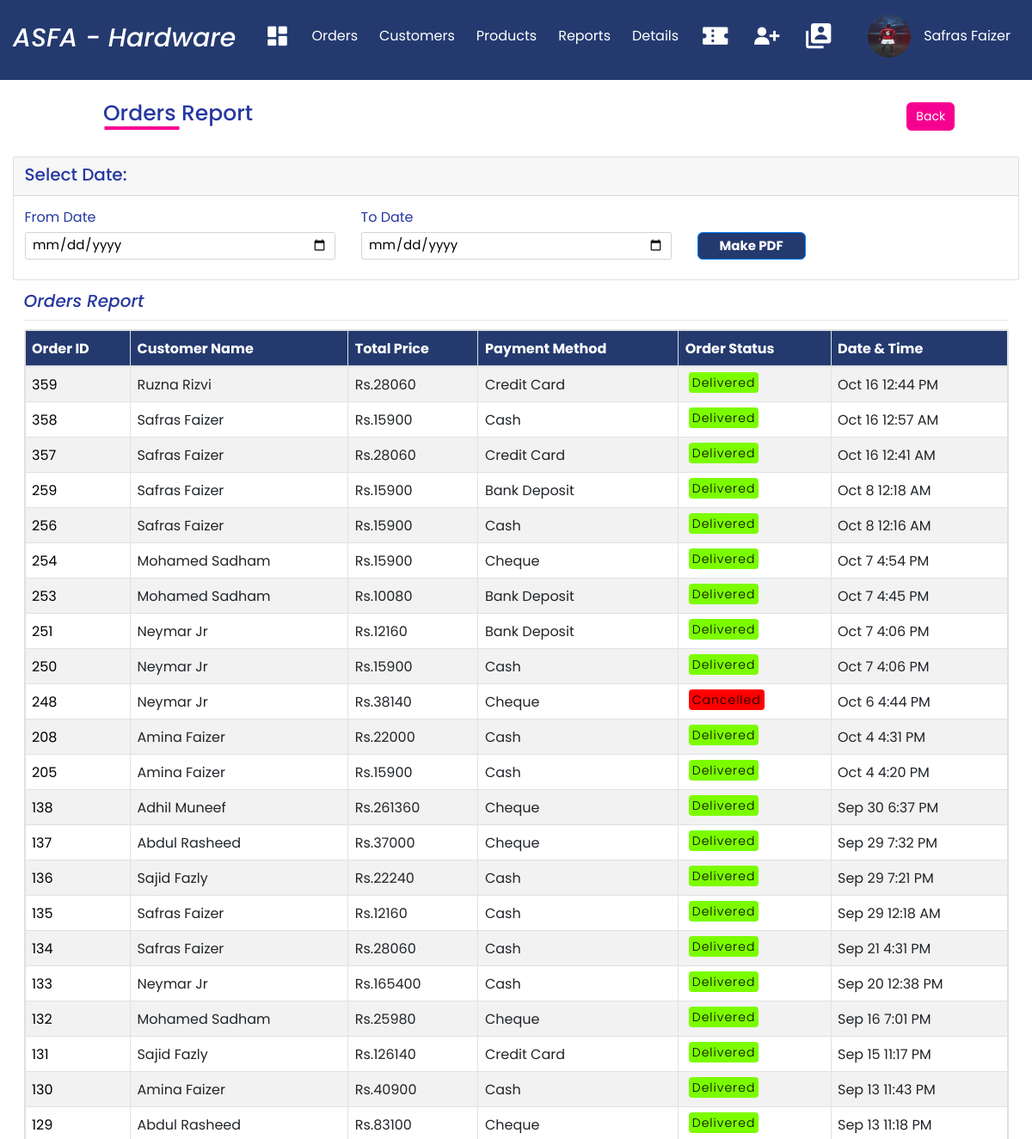
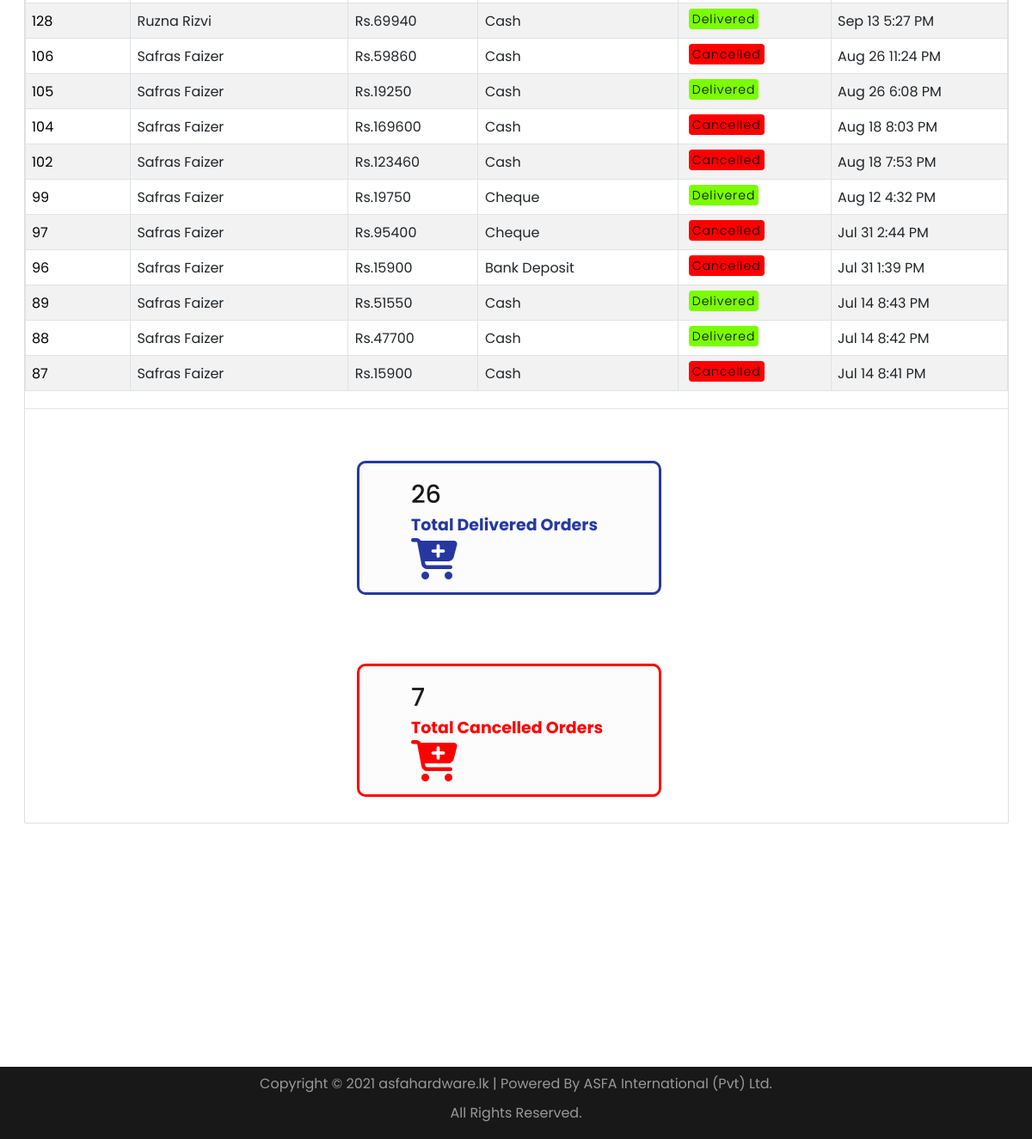
Screenshot of /Admin/Order_Report.php (signed in) with the database file from the repository (2 pictures, top to bottom).
### tables this page shows
CREATE TABLE `orders` (
  `order_id` int(11) NOT NULL,
  `customer_id` int(11) NOT NULL,
  `total_price` decimal(40,0) NOT NULL,
  `order_status` varchar(70) NOT NULL,
  `payment_method` varchar(70) NOT NULL,
  `delivery_id` int(11) DEFAULT NULL,
  `delivery_address` varchar(500) NOT NULL,
  `payment_image` varchar(900) DEFAULT NULL,
  `order_datetime` datetime NOT NULL DEFAULT current_timestamp()
);

CREATE TABLE `customer` (
  `customer_id` int(11) NOT NULL,
  `name` text NOT NULL,
  `mobile_number` char(100) NOT NULL,
  `email` varchar(55) NOT NULL,
  `company` varchar(40) NOT NULL,
  `address` varchar(500) NOT NULL,
  `address2` varchar(400) NOT NULL,
  `city` varchar(70) NOT NULL,
  `zipcode` int(60) NOT NULL,
  `password` varchar(55) NOT NULL,
  `status` varchar(100) NOT NULL,
  `Registered_Time` datetime NOT NULL DEFAULT current_timestamp()
);

### Admin/Order_Report.php (the view, shortened to what this page needs)
<?php
include_once("Includes/connect.php");
?>
<html>
<head>
<?php include 'Includes/Navigation2.php'; ?>
<link rel="stylesheet" href="https://cdn.jsdelivr.net/npm/bootstrap@4.6.0/dist/css/bootstrap.min.css">
<link rel="stylesheet" type="text/css" href="your_website_domain/css_root/flaticon.css">
<link rel="stylesheet" href="https://cdn.jsdelivr.net/npm/@fortawesome/fontawesome-free@5.15.3/css/fontawesome.min.css">
<link rel="stylesheet" href="./css/Style.css" />
<link rel="stylesheet" href="./css/flaticon.css" />
</head>
<body>
<div class="head">
          <h1>Orders Report</h1>
          <a style="margin-left:63%; font-size:1.4rem;" href="Reports.php" class="btn">Back</a>
          </div>
<section class="py-5">
    <div class="container">
        <div class="row justify-content-center">
            <div class="col-md-12">
                <div class="card">
                    <div class="card-header">
                        <h5 style="font-size:2rem;">Select Date:</h5>
                    </div>
                      <div class="card-body">
                          <form action="Order_PDF.php" method="GET">
                              <div class="row">
                                 <div class="col-md-4">
                                    <div class="form-group">
                                        <label for="">From Date</label>
                                        <input value="<?php if(isset($_GET['from_date'])){echo $_GET['from_date']; } ?>" type="date" name="from_date" class="form-control" placeholder="From Date" style="font-size:1.5rem; color:black;">
                                    </div>
                                 </div>
                                 <div class="col-md-4">
                                    <div class="form-group">
                                        <label for="">To Date</label>
                                        <input value="<?php if(isset($_GET['to_date'])){echo $_GET['to_date']; } ?>" type="date" name="to_date" class="form-control" placeholder="To Date" style="font-size:1.5rem; color:black;">
                                    </div>
                                 </div>
                                 <div class="col-md-4">
                                    <div class="form-group">
                                        <label for=""></label><br><br>
                                        <Button style="padding:4px 25px; font-align:center; font-weight:bold; font-size:1.5rem;" type="submit" class="btn btn-primary">Make PDF</button>
                                    </div>
                                 </div>
                              </div>
                          </form>
                      </div>
                </div>
                    <div class="card-body">
                        <h6 style="font-size:2rem; font-style:italic;">Orders Report</h6>
                        <hr>
                       <div class="card mt-3">
                        <table class="table table-bordered table-striped">
                            <thead style=" background-color:#243a6f; color:#fff;">
                                <tr>
                                    <th>Order ID</th>
                                    <th>Customer Name</th>
                                    <th>Total Price</th>
                                    <th>Payment Method</th>
                                    <th>Order Status</th>
                                    <th>Date & Time</th>
                                </tr>
                            </thead>
                            <tbody>
                                <?php
                                    $sql = "SELECT * FROM orders JOIN customer ON orders.customer_id=customer.customer_id ORDER BY `orders`.`order_id` DESC";
                                    $result = mysqli_query($conn, $sql);
                                    if (mysqli_num_rows($result) > 0) {
                                    while($row = mysqli_fetch_assoc($result)){
                                        ?>
                                        <tr>
            <td style="color:black;"><?php echo $row["order_id"] ?></td>
            <td><?php echo $row["name"] ?></td>
            <td>Rs.<?php echo $row["total_price"] ?></td>
            <td><?php echo $row["payment_method"] ?></td>
            <td>
                <span class="status"><?php if($row["order_status"] == 'Cancelled'){?>
                <span style="background:#FF0000; border-radius: 4px; padding: 2px 4px;"><?php echo $row["order_status"] ?></span><?php } ?>
                <?php if($row["order_status"] == 'Delivered'){?>
                <span style="background:#7CFC00;  border-radius: 4px; padding: 2px 4px;"><?php echo $row["order_status"] ?></span><?php } ?>
                <?php if($row["order_status"] == 'Order Placed'){?>
                <span style="background:#00BFFF;  border-radius: 4px; padding: 2px 4px;"><?php echo $row["order_status"] ?></span><?php } ?></span>
            </td>
            <td><?php echo date('M j g:i A', strtotime($row["order_datetime"]));?></td>
        </tr>
        <?php
                                    }
                            }
                            ?>
                            </tbody>
                        </table>
                        <hr>
                        <div class="cardBox3">
                        <div class="card">
                            <div>
                               <?php
                               $sql = "SELECT COUNT(order_id) AS NumberOfOrders FROM orders WHERE order_status = 'Delivered'";
                               $result = mysqli_query($conn, $sql);
                               $row = mysqli_fetch_assoc($result);
                               ?>
                            <div class="numbers"><?php echo $row["NumberOfOrders"] ?></div>
                            <a style="font-size:1.9rem;" class="cardName">Total Delivered Orders</a>
                            </div>
                            <div class="iconBox">
                            <i class="fas fa-cart-plus"></i>
                            </div>
                            </div>
                            </div>
                            <div class="cardBox4">
                            <div class="card">
                            <div>
                               <?php
                               $sql = "SELECT COUNT(order_id) AS NumberOfcancelOrders FROM orders WHERE order_status = 'Cancelled'";
                               $result = mysqli_query($conn, $sql);
                               $row = mysqli_fetch_assoc($result);
                               ?>
                            <div class="numbers"><?php echo $row["NumberOfcancelOrders"] ?></div>
                            <a style="font-size:1.9rem;" class="cardName">Total Cancelled Orders</a>
                            </div>
                            <div class="iconBox">
                            <i class="fas fa-cart-plus"></i>
                            </div>
                            </div>
                            </div>
                    </div>
                </div>
            </div>
        </div>
    </div>
</section>
<br>
<br>
<br>
<br>
<br>
<?php include 'Includes/Footer.php'; ?>
</body>
</html>

### Admin/Includes/Navigation2.php (shortened to what this page needs)
<?php
include_once("Includes/connect.php");
?>
<!DOCTYPE html>
<html lang="en">
<head>
  <link rel="stylesheet" href="https://cdn.jsdelivr.net/npm/boxicons@latest/css/boxicons.min.css" />
  <link rel="stylesheet" href="../Admin/CSS/Style.css" />
</head>
<body>
      <nav class="nav">
        <div class="navigation container">
          <div class="logo">
            <h1>ASFA - Hardware</h1>
          </div>
          <div class="menu">
            <ul class="nav-list">
            <li class="nav-item">
                <a href="Dashboard.php" class="nav-link icon"><i class='bx bxs-dashboard'></i></a>
              </li>
              <li class="nav-item">
                <a href="Orders.php" class="nav-link">Orders</a>
              </li>
              <li class="nav-item">
                <a href="Customers.php" class="nav-link">Customers</a>
              </li>
              <li class="nav-item">
                <a href="Products.php" class="nav-link">Products</a>
              </li>
              <li class="nav-item">
                <a href="Reports.php" class="nav-link">Reports</a>
              </li>
              <li class="nav-item">
                <a href="Delivery_Details.php" class="nav-link">Details</a>
              </li>
              <li class="nav-item">
                <a href="Coupon.php" class="nav-link icon"><i style="font-size:3.5rem;" class='bx bxs-coupon'></i></a>
              </li>
              <li class="nav-item">
                <a href="Create_Accounts.php" class="nav-link icon"><i style="font-size:3.5rem;" class='bx bxs-user-plus'></i></a>
              </li>
              <li class="nav-item">
                <a href="Admin_Profile.php" class="nav-link icon"><i style="font-size:3.5rem;" class='bx bxs-user-account'></i></a>
              </li>
              <li class="nav-item">
                <a href="#" class="nav-link"></a>
              </li>
              <li class="nav-item">
              <?php
              $a_id = $_SESSION['adminid'];
              $sql = "SELECT * FROM admin where admin_id='$a_id'";
              $result = mysqli_query($conn, $sql);
              while($row = mysqli_fetch_assoc($result)) {
              ?>
              <img src="../Admin/<?php echo  $row['admin_image'] ?>" alt="" class="avatar">
              <?php } ?>
              </li>
              <div class="right">
              <ul>
              <li>
              <span class="nav-link"><?php echo $_SESSION['admin'];?></span>
            </ul>
          </div>
        </div>
      </nav>
</body>
</html>

### Admin/CSS/Style.css (style rules this page uses)
*, *::before, *::after { margin: 0; padding: 0; box-sizing: inherit; }
html { box-sizing: border-box; font-size: 62.5%; }
body { font-family: 'Poppins', sans-serif; font-size: 1.6rem; font-weight: 400; background-color: #fff; color: #2638a0; position: relative; z-index: 1; }
h1,h2,h3,h4 { font-weight: 500; }
a { color: inherit; text-decoration: none; }
img { max-width: 100%; }
li { list-style-type: none; }
.container { max-width: 120rem; margin: 0 auto; }
.nav { padding: 1.6rem 0; background-color: #243a6f; color: #ffffff; }
.navigation { display: flex; align-items: center; justify-content: space-between; }
.logo h1 { font-size: 3rem; font-style: italic; }
.nav-list { display: flex; align-items: center; }
.nav-item:not(:last-child) { margin-right: 0.5rem; }
.nav-link:link, .nav-link:visited { padding: 0.8rem 1rem; transition: all 300ms ease-in-out; }
.nav-link.icon { font-size: 3rem; }
.right ul li { position: relative; }
.avatar { vertical-align: middle; width: 50px; height: 50px; border-radius: 50%; }
.btn { position: relative; padding: 5px 10px; background: #243a6f; color: #fff; text-decoration: none; border-radius: 6px; }
.status { position: relative; padding: 2px 4px; color: rgb(0, 0, 0); border-radius: 4px; font-size: 14px; font-weight: 300; letter-spacing: 1px; }
.head .btn { position: relative; padding: 5px 10px; margin-left: 59%; background: #f60091; color: #fff; text-decoration: none; border-radius: 6px; }
.head h1 { font-size: 2.5rem; display: inline-block; position: relative; z-index: 0; margin-left: 10%; margin-top: 2%; }
.head h1::after { content: ""; position: absolute; left: 26%; bottom: -20%; transform: translate(-50%, -50%); background-color: #f60091; width: 50%; height: 0.4rem; z-index: 1; }
.cardBox3 { position: relative; width: 70%; padding: 60px; display: grid; padding-top: 50px; padding-bottom: 30px; }
.cardBox3 .card { position: relative; background: #fcfcfc; padding: 15px 60px; display: flex; justify-content: space-between; border-radius: 10px; margin-left: 48%; border-color: #2638a0; border-width: 3px; }
.cardBox3 .card .numbers { position: relative; font-size: 1.8em; font-weight: 500; color: #181818; }
.cardBox3 .card .cardName { color: #2638a0; font-size: 1em; font-weight: bold; }
.cardBox3 .card .iconBox { font-size: 3em; color: #2638a0; }
.cardBox4 { position: relative; width: 70%; padding: 60px; display: grid; padding-top: 50px; padding-bottom: 30px; }
.cardBox4 .card { position: relative; background: #fcfcfc; padding: 15px 60px; display: flex; justify-content: space-between; border-radius: 10px; margin-left: 48%; border-color: #ff0000; border-width: 3px; }
.cardBox4 .card .numbers { position: relative; font-size: 1.8em; font-weight: 500; color: #181818; }
.cardBox4 .card .cardName { color: #ff0000; font-size: 1em; font-weight: bold; }
.cardBox4 .card .iconBox { font-size: 3em; color: #ff0000; }

### rows the page displays
orders: order_id "359", customer.name "Ruzna Rizvi", total_price "28060", payment_method "Credit Card", order_status "Delivered", order_datetime "Oct 16 12:44 PM"
orders: order_id "358", customer.name "Safras Faizer", total_price "15900", payment_method "Cash", order_status "Delivered", order_datetime "Oct 16 12:57 AM"
orders: order_id "357", customer.name "Safras Faizer", total_price "28060", payment_method "Credit Card", order_status "Delivered", order_datetime "Oct 16 12:41 AM"
orders: order_id "259", customer.name "Safras Faizer", total_price "15900", payment_method "Bank Deposit", order_status "Delivered", order_datetime "Oct 8 12:18 AM"
orders: order_id "256", customer.name "Safras Faizer", total_price "15900", payment_method "Cash", order_status "Delivered", order_datetime "Oct 8 12:16 AM"
orders: order_id "254", customer.name "Mohamed Sadham", total_price "15900", payment_method "Cheque", order_status "Delivered", order_datetime "Oct 7 4:54 PM"
orders: order_id "253", customer.name "Mohamed Sadham", total_price "10080", payment_method "Bank Deposit", order_status "Delivered", order_datetime "Oct 7 4:45 PM"
orders: order_id "251", customer.name "Neymar Jr", total_price "12160", payment_method "Bank Deposit", order_status "Delivered", order_datetime "Oct 7 4:06 PM"
orders: order_id "250", customer.name "Neymar Jr", total_price "15900", payment_method "Cash", order_status "Delivered", order_datetime "Oct 7 4:06 PM"
orders: order_id "248", customer.name "Neymar Jr", total_price "38140", payment_method "Cheque", order_status "Cancelled", order_datetime "Oct 6 4:44 PM"
orders: order_id "208", customer.name "Amina Faizer", total_price "22000", payment_method "Cash", order_status "Delivered", order_datetime "Oct 4 4:31 PM"
orders: order_id "205", customer.name "Amina Faizer", total_price "15900", payment_method "Cash", order_status "Delivered", order_datetime "Oct 4 4:20 PM"
orders: order_id "138", customer.name "Adhil Muneef", total_price "261360", payment_method "Cheque", order_status "Delivered", order_datetime "Sep 30 6:37 PM"
orders: order_id "137", customer.name "Abdul Rasheed", total_price "37000", payment_method "Cheque", order_status "Delivered", order_datetime "Sep 29 7:32 PM"
orders: order_id "136", customer.name "Sajid Fazly", total_price "22240", payment_method "Cash", order_status "Delivered", order_datetime "Sep 29 7:21 PM"
orders: order_id "135", customer.name "Safras Faizer", total_price "12160", payment_method "Cash", order_status "Delivered", order_datetime "Sep 29 12:18 AM"
orders: order_id "134", customer.name "Safras Faizer", total_price "28060", payment_method "Cash", order_status "Delivered", order_datetime "Sep 21 4:31 PM"
orders: order_id "133", customer.name "Neymar Jr", total_price "165400", payment_method "Cash", order_status "Delivered", order_datetime "Sep 20 12:38 PM"
orders: order_id "132", customer.name "Mohamed Sadham", total_price "25980", payment_method "Cheque", order_status "Delivered", order_datetime "Sep 16 7:01 PM"
orders: order_id "131", customer.name "Sajid Fazly", total_price "126140", payment_method "Credit Card", order_status "Delivered", order_datetime "Sep 15 11:17 PM"
orders: order_id "130", customer.name "Amina Faizer", total_price "40900", payment_method "Cash", order_status "Delivered", order_datetime "Sep 13 11:43 PM"
orders: order_id "129", customer.name "Abdul Rasheed", total_price "83100", payment_method "Cheque", order_status "Delivered", order_datetime "Sep 13 11:18 PM"
orders: order_id "128", customer.name "Ruzna Rizvi", total_price "69940", payment_method "Cash", order_status "Delivered", order_datetime "Sep 13 5:27 PM"
orders: order_id "106", customer.name "Safras Faizer", total_price "59860", payment_method "Cash", order_status "Cancelled", order_datetime "Aug 26 11:24 PM"
orders: order_id "105", customer.name "Safras Faizer", total_price "19250", payment_method "Cash", order_status "Delivered", order_datetime "Aug 26 6:08 PM"
orders: order_id "104", customer.name "Safras Faizer", total_price "169600", payment_method "Cash", order_status "Cancelled", order_datetime "Aug 18 8:03 PM"
orders: order_id "102", customer.name "Safras Faizer", total_price "123460", payment_method "Cash", order_status "Cancelled", order_datetime "Aug 18 7:53 PM"
orders: order_id "99", customer.name "Safras Faizer", total_price "19750", payment_method "Cheque", order_status "Delivered", order_datetime "Aug 12 4:32 PM"
orders: order_id "97", customer.name "Safras Faizer", total_price "95400", payment_method "Cheque", order_status "Cancelled", order_datetime "Jul 31 2:44 PM"
orders: order_id "96", customer.name "Safras Faizer", total_price "15900", payment_method "Bank Deposit", order_status "Cancelled", order_datetime "Jul 31 1:39 PM"
orders: order_id "89", customer.name "Safras Faizer", total_price "51550", payment_method "Cash", order_status "Delivered", order_datetime "Jul 14 8:43 PM"
orders: order_id "88", customer.name "Safras Faizer", total_price "47700", payment_method "Cash", order_status "Delivered", order_datetime "Jul 14 8:42 PM"
orders: order_id "87", customer.name "Safras Faizer", total_price "15900", payment_method "Cash", order_status "Cancelled", order_datetime "Jul 14 8:41 PM"

### other values shown
$_SESSION['admin'] "Safras Faizer"
$row["NumberOfOrders"] "26"
$row["NumberOfcancelOrders"] "7"
